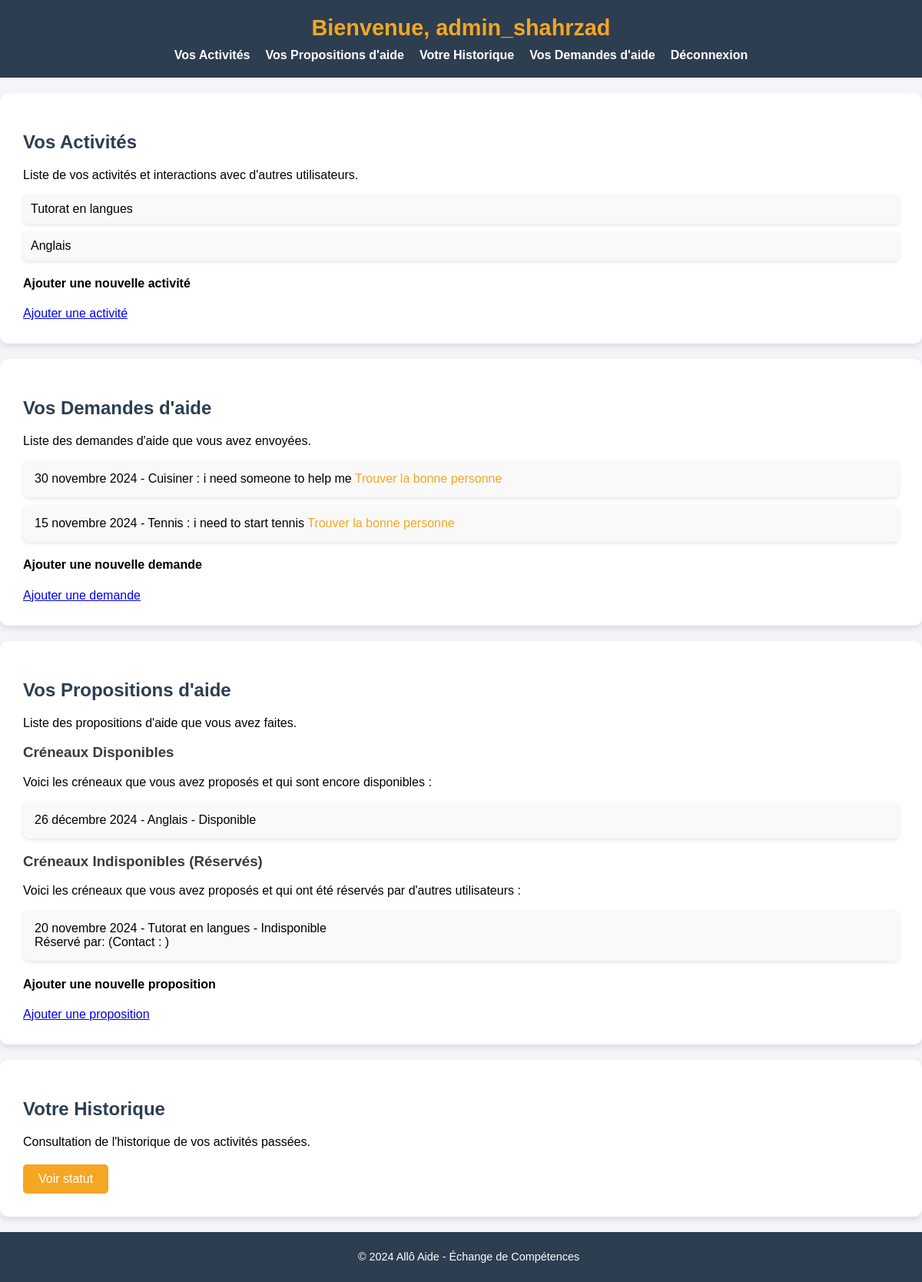
The page /user/ (signed in) on the database its author committed.
### allo_aide/models.py (models this page shows, shortened)
class Skill(models.Model):
    name = models.CharField(max_length=100, unique=True)
    user = models.ForeignKey(User, on_delete=models.CASCADE, related_name="availability_user")

class HelpRequest(models.Model):
    skill = models.ForeignKey(Skill, on_delete=models.CASCADE)
    user = models.ForeignKey(User, on_delete=models.CASCADE, related_name="help_requests")
    date = models.DateField()
    description = models.TextField()

class TimeSlot(models.Model):
    date = models.DateField()
    skill = models.ForeignKey(Skill, on_delete=models.CASCADE)
    user = models.ForeignKey(User, on_delete=models.CASCADE, related_name="availability_slots")
    is_available = models.BooleanField(default=True)

### allo_aide/views.py (the view)
# urls.py: path('user/', views.home_user, name='home_user'),
def home_user(request):
    user = request.user
    skills = Skill.objects.filter(user=user)
    help_requests = HelpRequest.objects.filter(user=user)
    time_slots = TimeSlot.objects.filter(user=user)
    context = {
        'skills': skills,
        'help_requests': help_requests,
        'time_slots': time_slots,
    }
    return render(request, 'allo_aide/home_user.html', context)

### allo_aide/templates/allo_aide/home_user.html (shortened to what this page needs)
<!DOCTYPE html>
<html lang="fr">
<head>
    {% load static %}
    <link rel="stylesheet" href="{% static 'allo_aide/style.css' %}">
</head>
<body>
    <header>
        <nav>
            <h3>Bienvenue, {{ user.username }}</h3>
            <ul>
                <li><a href="#activites">Vos Activités</a></li>
                <li><a href="#propositions">Vos Propositions d'aide</a></li>
                <li> <a href="#historique">Votre Historique</a></li>
                <li><a href="#demandes">Vos Demandes d'aide</a></a></li>
                <li><a href="{% url 'allo_aide:logout' %}">Déconnexion</a></li>
            </ul>
        </nav>
    </header>
    <main>
       <section id="activites">
    <h2>Vos Activités</h2>
    <p>Liste de vos activités et interactions avec d'autres utilisateurs.</p>
    <ul>
        {% for skill in skills %}
            <li>{{ skill.name }}</li>
        {% empty %}
            <li>Vous n'avez pas encore ajouté de compétences.</li>
        {% endfor %}
    </ul>
            <section id="ajouter">
                <h4>Ajouter une nouvelle activité</h4>
                <a href="{% url 'allo_aide:create_new_skill' %}">Ajouter une activité</a>
        </section>
</section>
<section id="demandes">
    <h2>Vos Demandes d'aide</h2>
    <p>Liste des demandes d'aide que vous avez envoyées.</p>
    <ul>
        {% for request in help_requests %}
            <li>{{ request.date }} - {{ request.skill.name }} : {{ request.description }}
                <a href="{% url 'allo_aide:find_slots' request.skill.id request.date %}">Trouver la bonne personne</a>
            </li>
        {% empty %}
            <li>Vous n'avez pas encore envoyé de demandes d'aide.</li>
        {% endfor %}
    </ul>
    <h4>Ajouter une nouvelle demande</h4>
    <a href="{% url 'allo_aide:create_new_demande' %}">Ajouter une demande</a>
</section>
        <section id="propositions">
    <h2>Vos Propositions d'aide</h2>
    <p>Liste des propositions d'aide que vous avez faites.</p>
    <h3>Créneaux Disponibles</h3>
    <p>Voici les créneaux que vous avez proposés et qui sont encore disponibles :</p>
    <ul>
        {% for slot in time_slots %}
            {% if slot.is_available %}
                <li>{{ slot.date }} - {{ slot.skill.name }} - Disponible</li>
            {% endif %}
        {% empty %}
            <li>Aucun créneau disponible pour l'instant.</li>
        {% endfor %}
    </ul>
    <h3>Créneaux Indisponibles (Réservés)</h3>
    <p>Voici les créneaux que vous avez proposés et qui ont été réservés par d'autres utilisateurs :</p>
    <ul>
        {% for slot in time_slots %}
            {% if not slot.is_available %}
                <li>
                    {{ slot.date }} - {{ slot.skill.name }} - Indisponible<br>
                     Réservé par: {{ reservation.user.username }} (Contact : {{ reservation.user.email }})
                </li>
            {% endif %}
        {% empty %}
            <li>Aucun créneau réservé par un autre utilisateur pour l'instant.</li>
        {% endfor %}
    </ul>
    <h4>Ajouter une nouvelle proposition</h4>
    <a href="{% url 'allo_aide:create_new_proposition' %}">Ajouter une proposition</a>
</section>
       <section id="historique">
    <h2>Votre Historique</h2>
    <p>Consultation de l'historique de vos activités passées.</p>
    <form action="{% url 'allo_aide:history' %}" method="post">
        <button type="submit">Voir statut</button>
    </form>
</section>
    </main>
    <footer>
        <p>&copy; 2024 Allô Aide - Échange de Compétences</p>
    </footer>
</body>
</html>

### allo_aide/static/allo_aide/style.css (style rules this page uses)
body { font-family: 'Arial', sans-serif; margin: 0; padding: 0; background-color: #f4f4f9; }
header { background-color: #2d3e50; padding: 20px; color: white; text-align: center; }
header h3 { margin: 0; font-size: 1.8em; color: #f5a623; }
nav ul { list-style-type: none; padding: 0; margin: 10px 0 0 0; display: flex; justify-content: center; gap: 20px; color: white; }
nav ul li { display: inline; }
nav ul li a { color: white; text-decoration: none; font-weight: bold; }
#activites { background-color: #fff; padding: 30px; margin: 20px 0; box-shadow: 0 4px 8px rgba(0, 0, 0, 0.1); border-radius: 10px; }
#activites h2 { color: #2d3e50; }
#activites ul { list-style-type: none; padding: 0; }
#activites ul li { background-color: #f9f9f9; padding: 10px; margin: 10px 0; border-radius: 5px; box-shadow: 0 2px 5px rgba(0, 0, 0, 0.1); }
#demandes { background-color: #fff; padding: 30px; margin: 20px 0; box-shadow: 0 4px 8px rgba(0, 0, 0, 0.1); border-radius: 10px; }
#propositions { background-color: #fff; padding: 30px; margin: 20px 0; box-shadow: 0 4px 8px rgba(0, 0, 0, 0.1); border-radius: 10px; }
#propositions h2 { color: #2d3e50; }
#propositions h3 { color: #3b3b3b; }
#propositions ul { list-style-type: none; padding: 0; }
#propositions ul li { background-color: #f9f9f9; padding: 15px; margin: 10px 0; border-radius: 8px; box-shadow: 0 2px 5px rgba(0, 0, 0, 0.1); }
#historique { background-color: #fff; padding: 30px; margin: 20px 0; box-shadow: 0 4px 8px rgba(0, 0, 0, 0.1); border-radius: 10px; }
#historique h2 { color: #2d3e50; }
#historique form { margin-top: 20px; }
#historique button { background-color: #f5a623; color: white; border: none; padding: 10px 20px; font-size: 1em; cursor: pointer; border-radius: 5px; transition: background-color 0.3s; }
#demandes h2 { color: #2d3e50; }
#demandes ul { list-style-type: none; padding: 0; }
#demandes ul li { background-color: #f9f9f9; padding: 15px; margin: 10px 0; border-radius: 8px; box-shadow: 0 2px 5px rgba(0, 0, 0, 0.1); }
#demandes ul li a { color: #f5a623; text-decoration: none; }
footer { text-align: center; padding: 10px; background-color: #2d3e50; color: white; bottom: 0; width: 100%; font-size: 0.9em; }
button { background-color: #f5a623; color: white; border: none; padding: 10px 20px; font-size: 1em; cursor: pointer; border-radius: 5px; transition: background-color 0.3s; }

### rows shown on the page
Skill: name "Tutorat en langues"
Skill: name "Anglais"
HelpRequest: date "30 novembre 2024", skill.name "Cuisiner", description "i need someone to help me"
HelpRequest: date "15 novembre 2024", skill.name "Tennis", description "i need to start tennis"
TimeSlot: date "26 décembre 2024", skill.name "Anglais"
TimeSlot: date "20 novembre 2024", skill.name "Tutorat en langues"

### other values the page prints
{{ user.username }} "admin_shahrzad"
